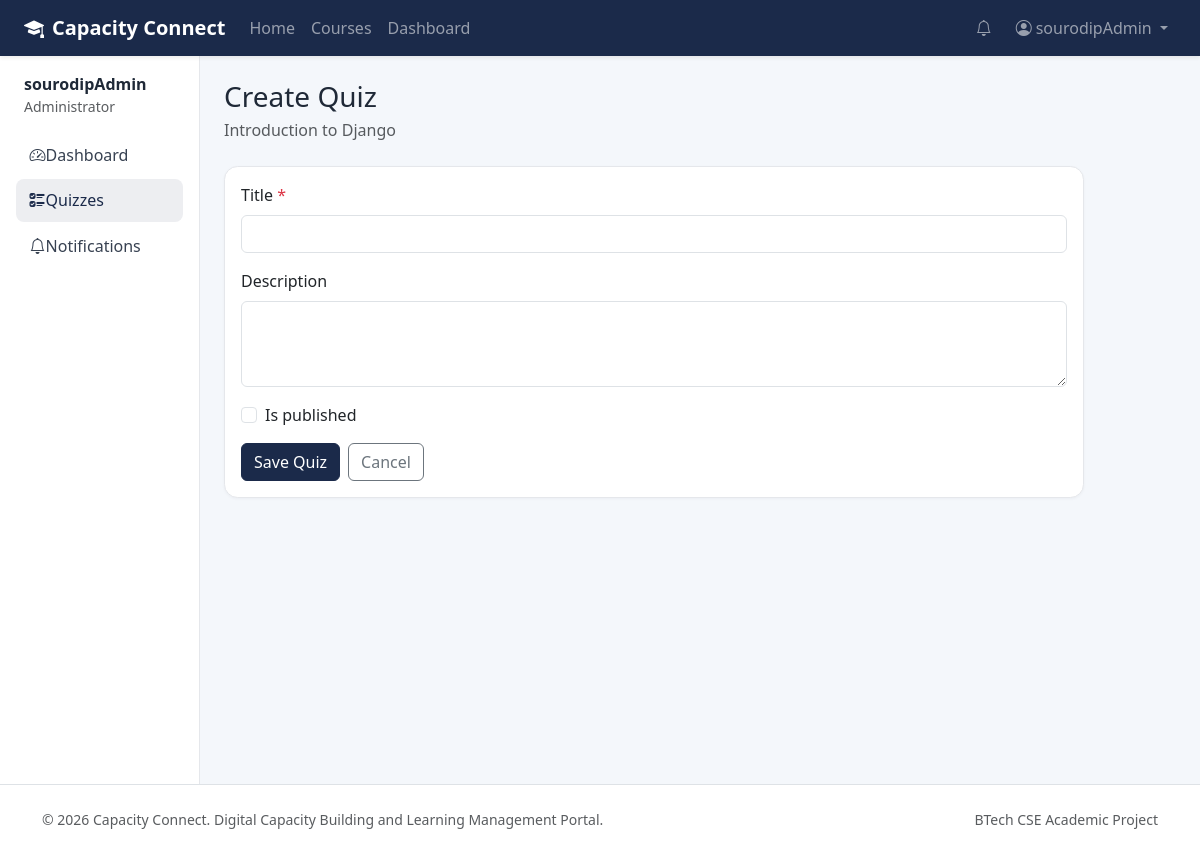
Screenshot of /quizzes/course/1/create/ (signed in) with the database file from the repository.
### accounts/models.py (models this page shows, shortened)
class User(AbstractUser):
    class Role(models.TextChoices):
        ADMIN = "ADMIN", "Administrator"
        TRAINER = "TRAINER", "Trainer"
        STUDENT = "STUDENT", "Student"
    role = models.CharField(max_length=20, choices=Role.choices, default=Role.STUDENT)
    email = models.EmailField(unique=True)
    class Meta:
        ordering = ["username"]

### courses/models.py (models this page shows, shortened)
class Course(models.Model):
    class Status(models.TextChoices):
        DRAFT = "DRAFT", "Draft"
        PUBLISHED = "PUBLISHED", "Published"
        ARCHIVED = "ARCHIVED", "Archived"
    title = models.CharField(max_length=200)
    description = models.TextField()
    category = models.CharField(max_length=100)
    trainer = models.ForeignKey(
        settings.AUTH_USER_MODEL,
        on_delete=models.CASCADE,
        related_name="courses_taught",
    )
    status = models.CharField(max_length=20, choices=Status.choices, default=Status.DRAFT)
    thumbnail = models.ImageField(upload_to="course_thumbnails/", blank=True, null=True)
    created_at = models.DateTimeField(auto_now_add=True)
    updated_at = models.DateTimeField(auto_now=True)
    class Meta:
        ordering = ["-created_at"]
        constraints = [
            models.UniqueConstraint(
                fields=["trainer", "title"],
                name="unique_course_title_per_trainer",
            )
        ]

### quizzes/views.py (the view, shortened to what this page needs)
# urls.py: path("course/<int:course_pk>/create/", views.quiz_create, name="quiz_create"),
@role_required(User.Role.TRAINER, User.Role.ADMIN)
def quiz_create(request, course_pk):
    course = get_object_or_404(Course, pk=course_pk)
    if not _can_manage_course(request.user, course):
        messages.error(request, "You do not have permission to create quizzes for this course.")
        return redirect("courses:course_detail", pk=course.pk)
    form = QuizForm(request.POST or None)
    return render(request, "quizzes/quiz_form.html", {"form": form, "course": course, "title": "Create Quiz"})

### quizzes/forms.py
class QuizForm(BootstrapFormMixin, forms.ModelForm):
    class Meta:
        model = Quiz
        fields = ["title", "description", "is_published"]
        widgets = {"description": forms.Textarea(attrs={"rows": 3})}
    def __init__(self, *args, **kwargs):
        super().__init__(*args, **kwargs)
        self._apply_bootstrap()

### core/context_processors.py (called while the page is built)
def global_notifications(request):
    if request.user.is_authenticated:
        from notifications.models import Notification
        unread = Notification.objects.filter(recipient=request.user, is_read=False)
        return {
            "global_unread_notification_count": unread.count(),
            "global_recent_notifications": unread.select_related("sender")[:5],
        }
    return {"global_unread_notification_count": 0, "global_recent_notifications": []}

### quizzes/forms.py (called while the page is built)
    def _apply_bootstrap(self):
        for field in self.fields.values():
            widget = field.widget
            existing = widget.attrs.get("class", "")
            if isinstance(widget, forms.CheckboxInput):
                widget.attrs["class"] = f"{existing} form-check-input".strip()
            elif isinstance(widget, forms.RadioSelect):
                widget.attrs["class"] = f"{existing}".strip()
            elif isinstance(widget, (forms.Select, forms.SelectMultiple)):
                widget.attrs["class"] = f"{existing} form-select".strip()
            else:
                widget.attrs["class"] = f"{existing} form-control".strip()

### quizzes/views.py (called while the page is built)
def _can_manage_course(user, course):
    return user.is_authenticated and (
        user.is_superuser or user.role == User.Role.ADMIN or course.trainer_id == user.id
    )

### templates/quizzes/quiz_form.html (shortened to what this page needs)
{% extends 'dashboard_base.html' %}
{% block sidebar %}
    <a class="nav-link" href="{% url 'accounts:dashboard_redirect' %}"><i class="bi bi-speedometer2"></i>Dashboard</a>
    <a class="nav-link active" href="{% url 'quizzes:quiz_list' course.pk %}"><i class="bi bi-ui-checks"></i>Quizzes</a>
    <a class="nav-link" href="{% url 'notifications:notification_list' %}"><i class="bi bi-bell"></i>Notifications</a>
{% endblock %}
{% block content %}
<div class="page-header"><h1 class="h3 mb-1">{{ title }}</h1><p class="text-muted mb-0">{{ course.title }}</p></div>
<div class="card" style="max-width:860px;"><div class="card-body">
<form method="post" novalidate>
    {% include 'includes/form_fields.html' with form=form %}
    <div class="d-flex gap-2">
        <button type="submit" class="btn btn-primary">Save Quiz</button>
        <a href="{% url 'quizzes:quiz_list' course.pk %}" class="btn btn-outline-secondary">Cancel</a>
    </div>
</form>
</div></div>
{% endblock %}

### templates/dashboard_base.html (shortened to what this page needs)
{% extends 'base.html' %}
{% block nav_container_fluid %}-fluid px-4{% endblock %}
{% block page_wrapper %}
<div class="container-fluid px-0">
    <div class="row g-0">
        <aside class="col-lg-2 sidebar p-3">
            <div class="mb-3 px-2">
                <div class="fw-semibold">{{ user.get_full_name|default:user.username }}</div>
                <div class="small text-muted">{{ user.get_role_display }}</div>
            </div>
            <nav class="nav flex-column">
                {% block sidebar %}{% endblock %}
            </nav>
        </aside>
        <main class="col-lg-10 p-4">
            {% block content %}{% endblock %}
        </main>
    </div>
</div>
{% endblock %}

### templates/base.html (shortened to what this page needs)
{% load static %}
<!DOCTYPE html>
<html lang="en">
<head>
    <link href="https://cdn.jsdelivr.net/npm/bootstrap@5.3.3/dist/css/bootstrap.min.css" rel="stylesheet">
    <link href="https://cdn.jsdelivr.net/npm/bootstrap-icons@1.11.3/font/bootstrap-icons.min.css" rel="stylesheet">
    <link rel="stylesheet" href="{% static 'css/style.css' %}">
</head>
<body>
<nav class="navbar navbar-expand-lg navbar-dark bg-primary-dark sticky-top shadow-sm">
    <div class="container{% block nav_container_fluid %}{% endblock %}">
        <a class="navbar-brand fw-bold" href="{% url 'home' %}">
            <i class="bi bi-mortarboard-fill me-2"></i>Capacity Connect
        </a>
        <div class="collapse navbar-collapse" id="mainNav">
            <ul class="navbar-nav me-auto mb-2 mb-lg-0">
                <li class="nav-item"><a class="nav-link" href="{% url 'home' %}">Home</a></li>
                <li class="nav-item"><a class="nav-link" href="{% url 'courses:course_list' %}">Courses</a></li>
                {% if user.is_authenticated %}
                <li class="nav-item"><a class="nav-link" href="{% url 'accounts:dashboard_redirect' %}">Dashboard</a></li>
                {% endif %}
            </ul>
            <ul class="navbar-nav ms-auto align-items-lg-center">
                {% if user.is_authenticated %}
                <li class="nav-item me-2">
                    <a class="nav-link position-relative" href="{% url 'notifications:notification_list' %}">
                        <i class="bi bi-bell"></i>
                    </a>
                </li>
                <li class="nav-item dropdown">
                    <a class="nav-link dropdown-toggle" href="#" data-bs-toggle="dropdown">
                        <i class="bi bi-person-circle me-1"></i>{{ user.get_short_name|default:user.username }}
                    </a>
                </li>
                {% else %}
                <li class="nav-item"><a class="nav-link" href="{% url 'accounts:login' %}">Login</a></li>
                <li class="nav-item"><a class="btn btn-accent ms-lg-2" href="{% url 'accounts:register' %}">Register</a></li>
                {% endif %}
            </ul>
        </div>
    </div>
</nav>
{% block page_wrapper %}{% endblock %}
<footer class="footer py-4 mt-auto border-top">
    <div class="container d-flex flex-column flex-md-row justify-content-between align-items-center gap-2">
        <div class="text-muted small">&copy; {% now "Y" %} Capacity Connect. Digital Capacity Building and Learning Management Portal.</div>
        <div class="small text-muted">BTech CSE Academic Project</div>
    </div>
</footer>
</body>
</html>

### static/css/style.css (style rules this page uses)
:root { --cc-primary: #1b2a4a; --cc-primary-soft: #243b66; --cc-accent: #14b8a6; --cc-accent-hover: #0d9488; --cc-bg: #f4f7fb; --cc-surface: #ffffff; --cc-text: #1f2937; --cc-muted: #6b7280; --cc-border: #e5e7eb; }
body { background: var(--cc-bg); color: var(--cc-text); min-height: 100vh; display: flex; flex-direction: column; }
.bg-primary-dark { background-color: var(--cc-primary) !important; }
.btn-primary { background: var(--cc-primary); border-color: var(--cc-primary); }
.card { border: 1px solid var(--cc-border); border-radius: 0.85rem; box-shadow: 0 1px 3px rgba(15, 23, 42, 0.04); }
.sidebar { background: #fff; border-right: 1px solid var(--cc-border); min-height: calc(100vh - 72px); }
.sidebar .nav-link { color: #374151; border-radius: 0.5rem; padding: 0.6rem 0.85rem; margin-bottom: 0.15rem; }
.sidebar .nav-link:hover, .sidebar .nav-link.active { background: rgba(27, 42, 74, 0.08); color: var(--cc-primary); font-weight: 500; }
.sidebar .nav-link i { width: 1.4rem; }
.page-header { margin-bottom: 1.5rem; }
.page-header h1, .page-header h2 { margin-bottom: 0.25rem; }
.footer { background: #fff; margin-top: auto; }

### rows the page displays
User: get_short_name "sourodipAdmin", get_full_name "sourodipAdmin", role "Administrator"
Course: title "Introduction to Django"

### other values shown
{{ title }} "Create Quiz"
{{ field.label }} "Title" "Description"
{{ field.label }} "Is published"
